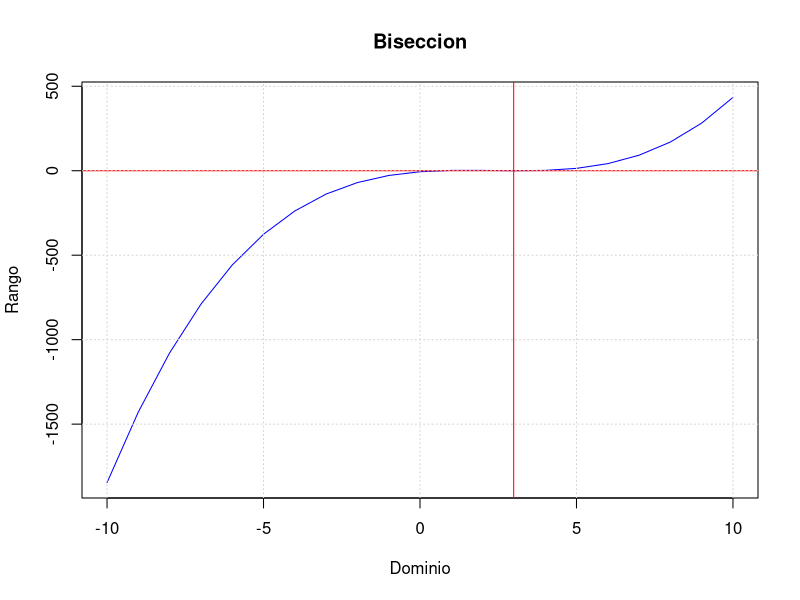

Source code (R):
#METODO DE BISECCION

##parametros iniciales
rm(list = ls())
x1<-1
x2<-3.2
precision<-0.99
ecuacion<-function(X){
  X^3 - 7*X^2 + 14*X - 6 ### ECUACION PROPUESTA
}
iterador<-1
tope<-1000
xAprox<-(x1+x2)/2
error <-abs(ecuacion(xAprox))

##algoritmo
while (error>(1-precision)){ ###error>0.01
  cambio<-xAprox
  
  ifelse(ecuacion(x1)*ecuacion(xAprox)<0,x2<-cambio,x1<-cambio)
  
  xAprox<-(x1+x2)/2 ###Se vuelve a calcular para la proxima iteracion
  error <-abs(ecuacion(xAprox)) ###Se vuelve a calcular para la proxima iteracion
  
  if (iterador==tope) { ###Rompemos el ciclo al tope de iteraciones
    break
  }
  
  iterador<-iterador+1
}  
cat("Valor aproximado de la ecuacion fue: ", xAprox," con un error de: ", ecuacion(xAprox)," y ",iterador," iteraciones")

## grafica
Xg<-seq(-10,10,1)
plot(Xg,ecuacion(Xg),type="l",col="blue",main="Biseccion"
     ,xlab = "Dominio",ylab = "Rango")
abline(v=xAprox,h=0,col="red")
grid()




